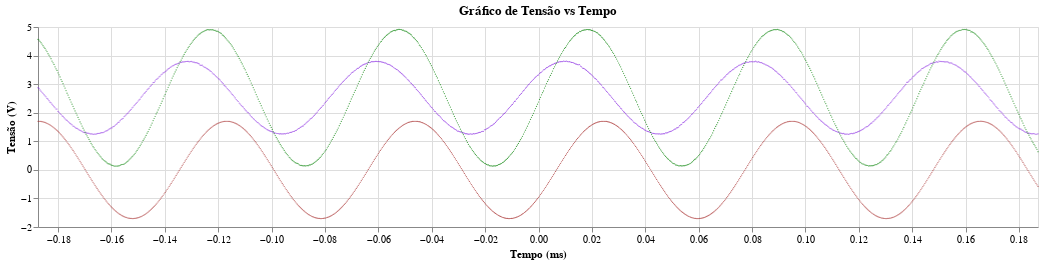
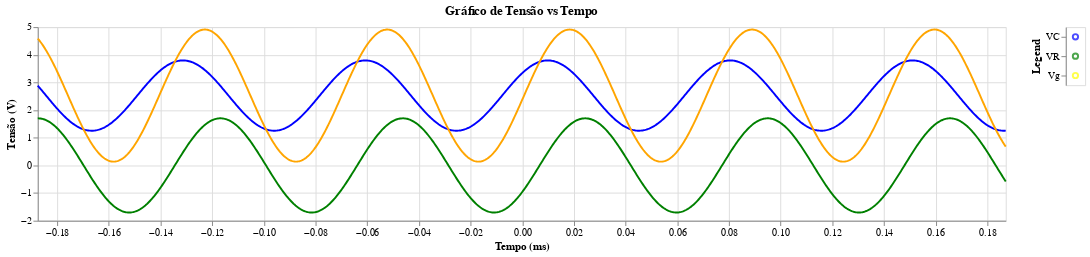

Source (notebook cell) for these figures, in order:
### Code cell
path = "datas/RLC30.csv"
arg_1 = [3,80,3,3]
arg_2 = [5,80,3,3]
arg_vr = [5,80,3,3]
path_s = "results/RLC/RLC 14400/z RLC - 14400.txt"
path_graph = "results/RLC/RLC 14400/graph.png"
path_regres = "results/RLC/RLC 14400/regres.png"
aj.save_datas(path,path_s,path_graph,path_regres,argww=arg_1,argwww=arg_2,argvr=arg_vr)

### Figure 1 — Vega-Lite specification as saved in the notebook (floating-point values rounded to 4 significant figures; data arrays with more than 128 entries replaced by an {"elided": "..."} marker saying what was removed)
{"config": {"view": {"continuousWidth": 300, "continuousHeight": 300}}, "layer": [{"data": {"name": "data-3a23d5f1679ced890c4a356b8a88b498"}, "mark": {"type": "circle", "color": "blueviolet", "size": 1.5}, "encoding": {"x": {"field": "Time(s)", "scale": {"domain": [-0.1875, 0.1871]}, "title": "Tempo (ms)", "type": "quantitative"}, "y": {"field": "CH2V", "title": "Tensão (V)", "type": "quantitative"}}, "title": "Gráfico de Tensão vs Tempo"}, {"data": {"name": "data-3a23d5f1679ced890c4a356b8a88b498"}, "mark": {"type": "circle", "color": "green", "size": 1.5}, "encoding": {"x": {"field": "Time(s)", "scale": {"domain": [-0.1875, 0.1871]}, "title": "Tempo (ms)", "type": "quantitative"}, "y": {"field": "CH1V", "title": "Tensão (V)", "type": "quantitative"}}, "title": "Gráfico de Tensão vs Tempo"}, {"data": {"name": "data-c40f73b8304010450194a7e3c5948898"}, "mark": {"type": "circle", "color": "brown", "size": 1.5}, "encoding": {"x": {"field": "Time(s)", "scale": {"domain": [-0.1875, 0.1871]}, "title": "Tempo (ms)", "type": "quantitative"}, "y": {"field": "U", "title": "Tensão (V)", "type": "quantitative"}}, "title": "Gráfico de Tensão vs Tempo"}], "height": 200, "width": 1000, "$schema": "https://vega.github.io/schema/vega-lite/v5.20.1.json", "datasets": {"data-3a23d5f1679ced890c4a356b8a88b498": {"elided": "1000 records"}, "data-c40f73b8304010450194a7e3c5948898": {"elided": "1000 records"}}}

### Figure 2 — Vega-Lite specification as saved in the notebook (floating-point values rounded to 4 significant figures; data arrays with more than 128 entries replaced by an {"elided": "..."} marker saying what was removed)
{"config": {"view": {"continuousWidth": 300, "continuousHeight": 300}}, "hconcat": [{"layer": [{"data": {"name": "data-abfdc9a7ffe21ea52763487410f7ffe5"}, "mark": {"type": "line", "color": "blue"}, "encoding": {"x": {"field": "Time(s)", "scale": {"domain": [-0.1875, 0.1871]}, "title": "Tempo (ms)", "type": "quantitative"}, "y": {"field": "CH2V", "title": "Tensão (V)", "type": "quantitative"}}, "title": "Gráfico de Tensão vs Tempo"}, {"data": {"name": "data-c3052df984d85cf52e5dae6538313095"}, "mark": {"type": "line", "color": "orange"}, "encoding": {"x": {"field": "Time(s)", "scale": {"domain": [-0.1875, 0.1871]}, "title": "Tempo (ms)", "type": "quantitative"}, "y": {"field": "CH1V", "title": "Tensão (V)", "type": "quantitative"}}, "title": "Gráfico de Tensão vs Tempo"}, {"data": {"name": "data-fd006a3d9926b400f7130504003fa7cd"}, "mark": {"type": "line", "color": "green"}, "encoding": {"x": {"field": "Time(s)", "scale": {"domain": [-0.1875, 0.1871]}, "title": "Tempo (ms)", "type": "quantitative"}, "y": {"field": "U", "title": "Tensão (V)", "type": "quantitative"}}, "title": "Gráfico de Tensão vs Tempo"}], "height": 200, "width": 1000}, {"data": {"name": "data-86a6f344ed55ecf08446f85bdc2cb8b7"}, "mark": {"type": "point"}, "encoding": {"color": {"field": "Color", "scale": null, "type": "nominal"}, "y": {"axis": {"title": "Legend"}, "field": "Category", "type": "nominal"}}}], "$schema": "https://vega.github.io/schema/vega-lite/v5.20.1.json", "datasets": {"data-abfdc9a7ffe21ea52763487410f7ffe5": {"elided": "1000 records"}, "data-c3052df984d85cf52e5dae6538313095": {"elided": "1000 records"}, "data-fd006a3d9926b400f7130504003fa7cd": {"elided": "1000 records"}, "data-86a6f344ed55ecf08446f85bdc2cb8b7": [{"Category": "VC", "Color": "blue"}, {"Category": "Vg", "Color": "yellow"}, {"Category": "VR", "Color": "green"}]}}
